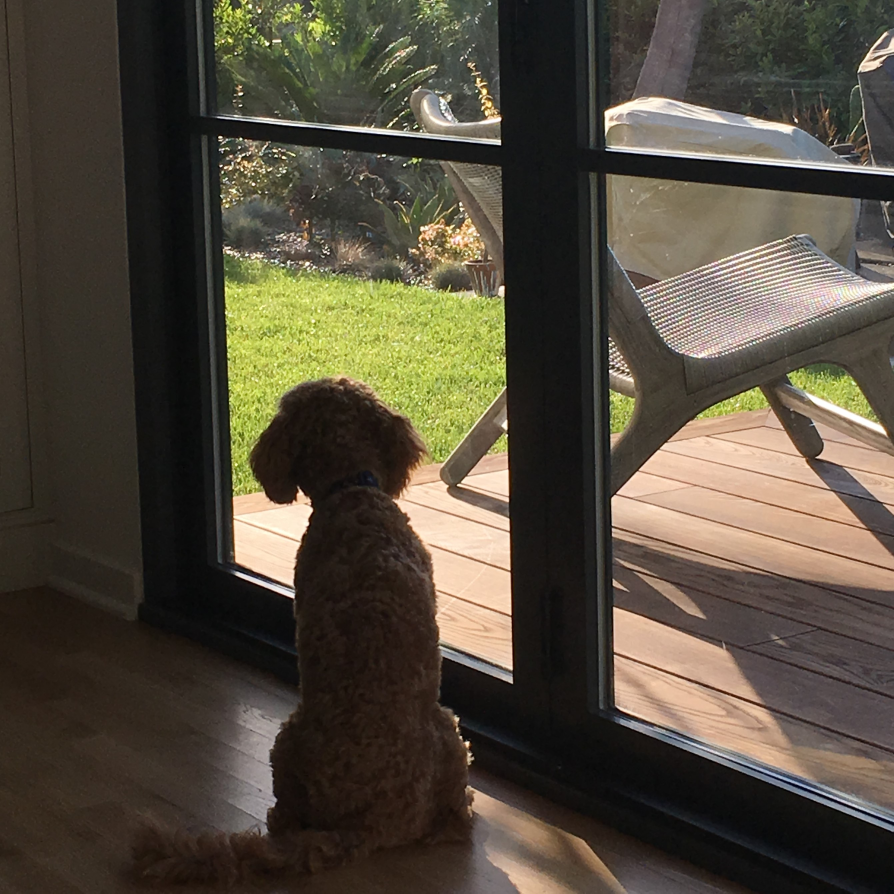
#> input picture chapter_06/inside.JPG, 2681 x 2680 px (shown at 1/3 size); the run also reads 3 pictures not shown here
$ jupyter execute --allow-errors chapter_06_exercise.ipynb   (shell and % lines are left out)
#> lines starting #> are read from the running program, lines starting #| are printed output that depends on the picture
# Generalizing our definition of vectors

Vector spaces are collections of objects we can treat like vectors.
The key operations in a vector space are vector addition and scalar multiplication.

## 6.1 Generalizing our definition of vectors

 In our case, we want to realize the 2D and 3D vectors we’ve already seen as instances of a more general class of objects simply called vectors. Then any other objects that inherit behaviors from the parent class can rightly be called vectors as well.

###  6.1.1 Creating a class for 2D coordinate vectors

[cell 1]
class Vec2():
    def __init__(self, x, y):
        self.x = x
        self.y = y

[cell 2]
v = Vec2(1.6, 3.8)
v.x, v.y

[cell 3]
v.__dict__

[cell 4]
# implementing addition
class Vec2():
    def __init__(self, x, y):
        self.x = x
        self.y = y

    def add(self, other):
        return Vec2(self.x + other.x, self.y + other.y)

[cell 5]
v = Vec2(3,4) # <1>
w = v.add(Vec2(-2,6)) # <2>
print(w.x)
print(w.y) # <3>

Like our original implementation of vector addition, we do not perform the addition “in-place.” That is, the two input vectors are not modified; a new Vec2 object is created to store the sum.

[cell 6]
# implementing scale
class Vec2():
    def __init__(self, x, y):
        self.x = x
        self.y = y

    def add(self, other):
        return Vec2(self.x + other.x, self.y + other.y)
    def scale(self, scalar):
        return Vec2(self.x * scalar, self.y * scalar)

[cell 7]
v = Vec2(1,1)
s = v.scale(50)
s.x

There’s one more critical detail we need to take care of: currently the output of a comparison like Vec2(3,4) == Vec2(3,4) is False. This is problematic because these instances represent the same vector. By default, Python compares instances by their references (asking whether they are located in the same place in memory) rather than by their values.

[cell 8]
# implementing equality
class Vec2():
    def __init__(self, x, y):
        self.x = x
        self.y = y

    def add(self, other):
        return Vec2(self.x + other.x, self.y + other.y)
    def scale(self, scalar):
        return Vec2(self.x * scalar, self.y * scalar)
    def __eq__(self, other):
        return self.x == other.x and self.y == other.y

[cell 9]
Vec2(3,4) == Vec2(3,4)

### 6.1.2 Improving the Vec2 class

As we changed the behavior of the == operator, we can also customize the Python operators + and * to mean vector addition and scalar multiplication, respectively. This is called operator overloading, and it is covered in appendix B:

[cell 10]
# implementing operator overloading and __repr__
class Vec2():
    def __init__(self, x, y):
        self.x = x
        self.y = y

    def add(self, other):
        return Vec2(self.x + other.x, self.y + other.y)
    def scale(self, scalar):
        return Vec2(self.x * scalar, self.y * scalar)
    def __eq__(self, other):
        return self.x == other.x and self.y == other.y
    def __add__(self, other):
        return self.add(other)
    def __mul__(self, scalar):
        return self.scale(scalar)
    def __rmul__(self, scalar):
        return self.scale(scalar)
    def __repr__(self):
        return f'Vec2({self.x}, {self.y})'

[cell 11]
3.0 * Vec2(1,0) + 4.0 * Vec2(0,1)

### 6.1.3 Repeating the process with 3D vectors

[cell 12]
class Vec3():
    def __init__(self,x,y,z): #1
        self.x = x
        self.y = y
        self.z = z
    def add(self, other):
        return Vec3(self.x + other.x, self.y + other.y, self.z + other.z)
    def scale(self, scalar):
        return Vec3(scalar * self.x, scalar * self.y, scalar * self.z)
    def __eq__(self,other):
        return self.x == other.x and self.y == other.y and self.z == other.z
    def __add__(self, other):
        return self.add(other)
    def __mul__(self, scalar):
        return self.scale(scalar)
    def __rmul__(self,scalar):
        return self.scale(scalar)
    def __repr__(self):
        return "Vec3({},{},{})".format(self.x,self.y, self.z)

[cell 13]
2.0 * (Vec3(1,0,0) + Vec3(0,1,0))

[cell 14]
def average(v1,v2):
    return 0.5 * v1 + 0.5 * v2

[cell 15]
average(Vec2(9.0, 1.0), Vec2(8.0,6.0))

[cell 16]
average(Vec3(1,2,3), Vec3(4,5,6))

[cell 17]
def avg(v1, v2):
    return (v1 + v2) * 0.5

[cell 18]
avg(Vec3(1,2,3), Vec3(4,5,6))

### 6.1.4 Building a vector base class

The abc module contains helper classes, functions, and method decorators that help define an abstract base class, a class that is not intended to be instantiated. Instead, it’s designed to be used as a template for classes that inherit from it. The @abstractmethod decorator means that a method is not implemented in the base class and needs to be implemented for any child class.

[cell 19]
from abc import ABCMeta, abstractmethod

class Vector(metaclass=ABCMeta):
    @abstractmethod
    def scale(self, scalar):
        pass
    @abstractmethod
    def add(self, other):
        pass

#> (a cell that did not finish here is left out)

[cell 21]
from abc import ABCMeta, abstractmethod

class Vector(metaclass=ABCMeta):
    @abstractmethod
    def scale(self, scalar):
        pass
    @abstractmethod
    def add(self, other):
        pass

[cell 22]
class Vector(metaclass=ABCMeta):
    @abstractmethod
    def scale(self,scalar):
        pass
    @abstractmethod
    def add(self,other):
        pass
    def __mul__(self, scalar):
        return self.scale(scalar)
    def __rmul__(self, scalar):
        return self.scale(scalar)
    def __add__(self,other):
        return self.add(other)

[cell 23]
class Vec2(Vector):
    def __init__(self,x,y):
        self.x = x
        self.y = y
    def add(self,other):
        return Vec2(self.x + other.x, self.y + other.y)
    def scale(self,scalar):
        return Vec2(scalar * self.x, scalar * self.y)
    def __eq__(self,other):
        return self.x == other.x and self.y == other.y
    def __repr__(self):
        return "Vec2({},{})".format(self.x, self.y)

[cell 24]
# give it a subtract method
class Vector(metaclass=ABCMeta):
    @abstractmethod
    def scale(self,scalar):
        pass
    @abstractmethod
    def add(self,other):
        pass
    def __mul__(self, scalar):
        return self.scale(scalar)
    def __rmul__(self, scalar):
        return self.scale(scalar)
    def __add__(self,other):
        return self.add(other)
    def subtract(self,other):
        return self.add(-1 * other)
    def __sub__(self,other):
        return self.subtract(other)

[cell 25]
class Vec2(Vector):
    def __init__(self,x,y):
        self.x = x
        self.y = y
    def add(self,other):
        return Vec2(self.x + other.x, self.y + other.y)
    def scale(self,scalar):
        return Vec2(scalar * self.x, scalar * self.y)
    def __eq__(self,other):
        return self.x == other.x and self.y == other.y
    def __repr__(self):
        return "Vec2({},{})".format(self.x, self.y)

[cell 26]
Vec2(1,3) - Vec2(5,1)

### 6.1.5 Defining vector spaces

Take a look in the book.

### 6.1.6 Unit testing vector space classes

[cell 27]
s = -3
u, v = Vec2(42, -10), Vec2(1.5, 8)
s * (u + v) == s * u + s * v

[cell 28]
from random import uniform

def random_scalar():
    return uniform(-10, 10)

def random_vec2():
    return Vec2(random_scalar(), random_scalar())

s = random_scalar()
u, v = random_vec2(), random_vec2()

#> (the rest of this cell did not finish here and is left out)

[cell 29]
s, u, v

[cell 30]
s * (u + v), s * u + s * v

These are two different vectors, but only because their components differ by a few quadrillionths (very, very small numbers). This doesn’t mean that the math is wrong, just that floating-point arithmetic is approximate rather than exact.

[cell 31]
from math import isclose

def approx_equal_vec2(v, w):
    return isclose(v.x, w.x) and isclose(v.y, w.y)

for _ in range(1, 100):
    s = random_scalar()
    u, v = random_vec2(), random_vec2()
    #print(s, u, v)
    assert approx_equal_vec2(s * (u + v), s * u + s * v)

[cell 32]
def test(eq, a, b, u, v, w): #<1>
    assert eq(u + v, v + u)
    assert eq(u + (v + w), (u + v) + w)
    assert eq(a * (b * v), (a * b) * v)
    assert eq(1 * v, v)
    assert eq((a + b) * v, a * v + b * v)
    assert eq(a * v + a * w, a * (v + w))

[cell 33]
for i in range(0,100):
    a,b = random_scalar(), random_scalar()
    u,v,w = random_vec2(), random_vec2(), random_vec2()
    test(approx_equal_vec2, a,b,u,v,w)

## Exercises

**EXERCISE:** Implement a `Vec3` class inheriting from `Vector.`

[cell 34]
class Vec3(Vector):
    def __init__(self, x, y, z):
        self.x = x
        self.y = y
        self.z = z

    def scale(self, scalar):
        return Vec3(scalar * self.x, scalar * self.y, scalar * self.z)
    def add(self, other):
        return Vec3(self.x + other.x, self.y + other.y, self.z + other.z)
    def __eq__(self, other):
        return self.x == other.x and self.y == other.y and self.z == other.z
    def __repr__(self):
        return f'Vector3: {self.x},{self.y},{self.z}'

[cell 35]
Vec3(1,2,3) == Vec3(1,2,3)

**MINI-PROJECT:** Implement a `CoordinateVector` class inheriting from `Vector`, with an abstract property representing the dimension.  This should save repeated work implementing specific coordinate vector classes; all you should need to do to implement a Vec6 class should be inheriting from `CoordinateVector` and setting the dimension to 6.

**Note:** Classes can store values called ***properties*** as well as functions called ***methods***, which relate data and functionality in a program.

[cell 36]
from abc import abstractproperty
from vectors import add, scale

class CoordinateVector(Vector):
    @abstractproperty
    def dimension(self):
        pass
    def __init__(self, *coordinates):
        self.coordinates = tuple(x for x in coordinates)
    def add(self,other):
        return self.__class__(*add(self.coordinates, other.coordinates))
    def scale(self,scalar):
        return self.__class__(*scale(scalar, self.coordinates))
    def __repr__(self):
        return "{}{}".format(self.__class__.__qualname__, self.coordinates)

[cell 37]
class Vec6(CoordinateVector):
    def dimension(self):
        return 6

[cell 38]
Vec6(1,2,3,4,5,6) + Vec6(1, 2, 3, 4, 5, 6)
#> (the call stopped at in add, `return self.__class__(*add(self.coordinates, other.coordinates))`: vectors is not available in this run)

[cell 39]
class Vec4(CoordinateVector):
    def dimension(self):
        return 4

[cell 40]
Vec4(1,2,3,4) + Vec4(5,6,7,8)
#> (the call stopped at in add, `return self.__class__(*add(self.coordinates, other.coordinates))`: vectors is not available in this run)

**EXERCISE:** Add a `zero` abstract method to `Vector`, designed to return the zero vector in a given vector space, as well as an implementation for the negation operator.  These are useful, because we’re required to have a zero vector and negations of any vector in a vector space.

[cell 41]
from abc import ABCMeta, abstractmethod, abstractproperty

class Vector(metaclass=ABCMeta):
    @abstractmethod
    def scale(self,scalar):
        pass
    @abstractmethod
    def add(self,other):
        pass
    def __mul__(self, scalar):
        return self.scale(scalar)
    def __rmul__(self, scalar):
        return self.scale(scalar)
    def __add__(self,other):
        return self.add(other)
    def subtract(self,other):
        return self.add(-1 * other)
    def __sub__(self,other):
        return self.subtract(other)
    # [4 lines left out: function zero, not called in this run]
    def __neg__(self):
        return self.scale(-1)

[cell 42]
class Vec2(Vector):
    def __init__(self,x,y):
        self.x = x
        self.y = y
    def add(self,other):
        return Vec2(self.x + other.x, self.y + other.y)
    def scale(self,scalar):
        return Vec2(scalar * self.x, scalar * self.y)
    def __eq__(self,other):
        return self.x == other.x and self.y == other.y
    def __repr__(self):
        return "Vec2({},{})".format(self.x, self.y)
    def zero():
        return Vec2(0,0)

**EXERCISE:** Write unit tests to show that the addition and scalar multiplication operations for `Vec3` satisfy the vector space properties.

[cell 43]
def random_vec3():
    return Vec3(random_scalar(),random_scalar(),random_scalar())

def approx_equal_vec3(v,w):
    return isclose(v.x,w.x) and isclose(v.y,w.y) and isclose(v.z, w.z)

for i in range(0,100):
    a,b = random_scalar(), random_scalar()
    u,v,w = random_vec3(), random_vec3(), random_vec3()
    test(approx_equal_vec3,a,b,u,v,w)

**EXERCISE:** Add unit tests to check that $0 + \vec{v} = \vec{v}$, $0 \cdot \vec{v} = 0$, and $-\vec{v} + \vec{v} = 0$ for any vector $\vec{v}$.

[cell 44]
def test(zero, eq, a, b, u, v, w):
    assert eq(u + v, v + u)
    assert eq(u + (v + w), (u + v) + w)
    assert eq(a * (b * v), (a * b) * v)
    assert eq(1 * v, v)
    assert eq((a + b) * v, a * v + b * v)
    assert eq(a * v + a * w, a * (v + w))
    #new tests
    assert eq(zero + v, v)
    assert eq(0 * v, zero)
    assert eq(-v + v, zero)

for i in range(0,100):
    a,b = random_scalar(), random_scalar()
    u,v,w = random_vec2(), random_vec2(), random_vec2()
    test(Vec2.zero(), approx_equal_vec2, a,b,u,v,w)

**EXERCISE:** As equality is implemented above for `Vec2` and `Vec3`, it turns out that `Vec2(1,2) == Vec3(1,2,3)` returns `True`.  Python’s duck typing is too forgiving for its own good!  Fix this by adding a check that classes match before testing vector equality.

[cell 45]
class Vec2(Vector):
    def __init__(self,x,y):
        self.x = x
        self.y = y
    def add(self,other):
        assert self.__class__ == other.__class__
        return Vec2(self.x + other.x, self.y + other.y)
    def scale(self,scalar):
        return Vec2(scalar * self.x, scalar * self.y)
    def __eq__(self,other):
        return (self.__class__ == other.__class__
            and self.x == other.x and self.y == other.y)
    def __repr__(self):
        return "Vec2({},{})".format(self.x, self.y)
    def zero():
        return Vec2(0,0)

[cell 46]
Vec2(1,2)

**EXERCISE:** Implement a `__truediv__` function on `Vector`, allowing us to divide vectors by scalars.  We can divide vectors by a non-zero scalar by multiplying them by the reciprocal of the scalar (`1.0/scalar`).

[cell 47]
from abc import ABCMeta, abstractmethod, abstractproperty

class Vector(metaclass=ABCMeta):
    @abstractmethod
    def scale(self,scalar):
        pass
    @abstractmethod
    def add(self,other):
        pass
    def __mul__(self, scalar):
        return self.scale(scalar)
    def __rmul__(self, scalar):
        return self.scale(scalar)
    def __add__(self,other):
        return self.add(other)
    def subtract(self,other):
        return self.add(-1 * other)
    def __sub__(self,other):
        return self.subtract(other)
    # [4 lines left out: function zero, not called in this run]
    def __neg__(self):
        return self.scale(-1)
    def __truediv__(self, scalar):
        return self.scale(1/scalar)

[cell 48]
class Vec2(Vector):
    def __init__(self,x,y):
        self.x = x
        self.y = y
    def add(self,other):
        assert self.__class__ == other.__class__
        return Vec2(self.x + other.x, self.y + other.y)
    def scale(self,scalar):
        return Vec2(scalar * self.x, scalar * self.y)
    def __eq__(self,other):
        return (self.__class__ == other.__class__
            and self.x == other.x and self.y == other.y)
    def __repr__(self):
        return "Vec2({},{})".format(self.x, self.y)
    def zero():
        return Vec2(0,0)

[cell 49]
Vec2(1,2) * 2

[cell 50]
Vec2(1,2) / 2

[cell 51]
class Vec3(Vector):
    def __init__(self, x, y, z):
        self.x = x
        self.y = y
        self.z = z

    def scale(self, scalar):
        return Vec3(scalar * self.x, scalar * self.y, scalar * self.z)
    def add(self, other):
        assert self.__class__ == other.__class__
        return Vec3(self.x + other.x, self.y + other.y, self.z + other.z)
    def __eq__(self, other):
        return (self.__class__ == other.__class__
            and self.x == other.x and self.y == other.y and self.z == other.z)
    def __repr__(self):
        return f'Vector3: {self.x},{self.y},{self.z}'
    def zero(self):
        return Vec3(0,0,0)

[cell 52]
Vec3(1,2,3) * 2

[cell 53]
Vec3(1,2,3) / 2

## 6.2 Exploring different vector spaces

### 6.2.1 Enumerating all coordinate vector spaces

[cell 54]
class Vec1(Vector):
    def __init__(self, x):
        self.x = x

    def add(self, other):
        return Vec1(self.x + other.x)
    def scale(self, scalar):
        return Vec1(self.x * scalar)
    @classmethod
    def zero(self):
        return Vec1(0)
    def __eq__(self, other):
        return self.x == other.x
    def __repr__(self):
        return f'Vec1({self.x})'

[cell 55]
Vec1(2) + Vec1(2)

[cell 56]
class Vec0(Vector):
    def __init__(self):
        pass

    def add(self, other):
        return Vec0()
    def scale(self, scalar):
        return Vec0()
    @classmethod
    def zero(self):
        return Vec0()
    def __eq__(self, other):
        return self.__class__ == other.__class__ == Vec0
    def __repr__(self):
        return f'Vec0()'

[cell 57]
- 3.14 * Vec0()

[cell 58]
Vec0() + Vec0() + Vec0() + Vec0()

### 6.2.2 Identifying vector spaces in the wild

[cell 59]
class CarForSale():
    # [10 lines left out: function __init__, not called in this run]

[cell 60]
from datetime import datetime

class CarForSale(Vector):
    retrieved_date = datetime(2018,11,30,12) #1
    def __init__(self, model_year, mileage, price, posted_datetime,
                 model="(virtual)", source="(virtual)", #2
                 location="(virtual)", description="(virtual)"):
        self.model_year = model_year
        self.mileage = mileage
        self.price = price
        self.posted_datetime = posted_datetime
        self.model = model
        self.source = source
        self.location = location
        self.description = description
    def add(self, other):
        def add_dates(d1, d2): #3
            age1 = CarForSale.retrieved_date - d1
            age2 = CarForSale.retrieved_date - d2
            sum_age = age1 + age2
            return CarForSale.retrieved_date - sum_age
        return CarForSale( #4
            self.model_year + other.model_year,
            self.mileage + other.mileage,
            self.price + other.price,
            add_dates(self.posted_datetime, other.posted_datetime)
        )
    def scale(self,scalar):
        def scale_date(d): #5
            age = CarForSale.retrieved_date - d
            return CarForSale.retrieved_date - (scalar * age)
        return CarForSale(
            scalar * self.model_year,
            scalar * self.mileage,
            scalar * self.price,
            scale_date(self.posted_datetime)
        )
    @classmethod
    def zero(cls):
        return CarForSale(0, 0, 0, CarForSale.retrieved_date)

[cell 61]
# load cargraph data from json file

from json import loads, dumps
from pathlib import Path
from datetime import datetime
#> (the rest of this cell did not finish here and is left out)

#> (a cell that did not finish here is left out)

#> (a cell that did not finish here is left out)

#> (a cell that did not finish here is left out)

#> (a cell that did not finish here is left out)

### 6.2.3 Treating functions as vectors

[cell 66]
# plotting utility function for functions in this chapter
import numpy as np
import matplotlib.pyplot as plt
from math import sin

def plot(fs, xmin, xmax):
#> called with xmin = -10, xmax = 10
    xs = np.linspace(xmin,xmax,100)
    fig, ax = plt.subplots()
    ax.axhline(y=0, color='k')
    ax.axvline(x=0, color='k')
    for f in fs:
        ys = [f(x) for x in xs]
        plt.plot(xs,ys)

[cell 67]
def f(x):
    return 0.5 * x + 3
def g(x):
    return sin(x)
plot([f,g],-10,10)
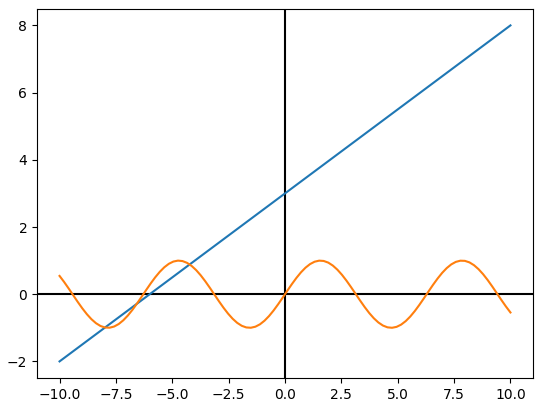
#> figure drawn by matplotlib, 1 panel; curve peaks at x = 10, y = 8

[cell 68]
def add_functions(f,g):
    def new_function(x):
        return f(x) + g(x)
    return new_function

[cell 69]
plot([f, g, add_functions(f,g)], -10, 10)
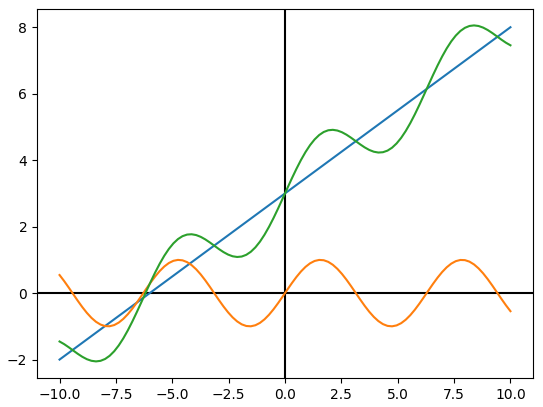
#> figure drawn by matplotlib, 1 panel; curve peaks at x = 10, y = 8

[cell 70]
def scale_function(f, scalar):
    def new_function(x):
        return f(x) * scalar
    return new_function

[cell 71]
f(2), scale_function(f,2)(2)

### 6.2.4 Treating matrices as vectors

[cell 72]
class Matrix5_by_3(Vector):
    rows = 5 #1
    columns = 3
    def __init__(self, matrix):
        self.matrix = matrix
    def add(self, other):
        return Matrix5_by_3(tuple(
            tuple(a + b for a,b in zip(row1, row2))
            for (row1, row2) in zip(self.matrix, other.matrix)
        ))
    def scale(self,scalar):
        return Matrix5_by_3(tuple(
            tuple(scalar * x for x in row)
            for row in self.matrix
        ))
    @classmethod
    def zero(cls):
        return Matrix5_by_3(tuple( #2
            tuple(0 for j in range(0, cls.columns))
            for i in range(0, cls.rows)
        ))

### 6.2.5 Manipulating images with vector operations

[cell 73]
from PIL import Image
class ImageVector(Vector):

    size = (300,300) #1

    def __init__(self,input):
#> called with input = 'inside.JPG'
        try:
            img = Image.open(input).resize(ImageVector.size) #2
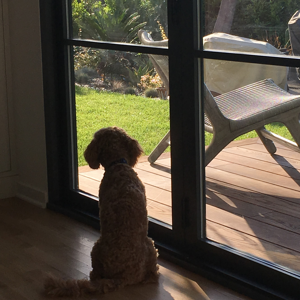
#> img: PIL image 300x300 RGB; mean R, G, B 82.8, 75.3, 61.2
            self.pixels = img.getdata()
        except:
            self.pixels = input #3

    # [5 lines left out: function image, not called in this run]

    def add(self,img2): #5
        return ImageVector([(r1+r2,g1+g2,b1+b2)
                            for ((r1,g1,b1),(r2,g2,b2))
                            in zip(self.pixels,img2.pixels)])
    def scale(self,scalar): #6
        return ImageVector([(scalar*r,scalar*g,scalar*b)
                      for (r,g,b) in self.pixels])
    @classmethod
    def zero(cls): #7
        total_pixels = cls.size[0] * cls.size[1]
        return ImageVector([(0,0,0) for _ in range(0,total_pixels)])

    def _repr_png_(self): #8
        return self.image()._repr_png_()

[cell 74]
ImageVector('inside.JPG')

[cell 75]
ImageVector('outside.JPG')
#> (the rest of the program and of its run is left out)
